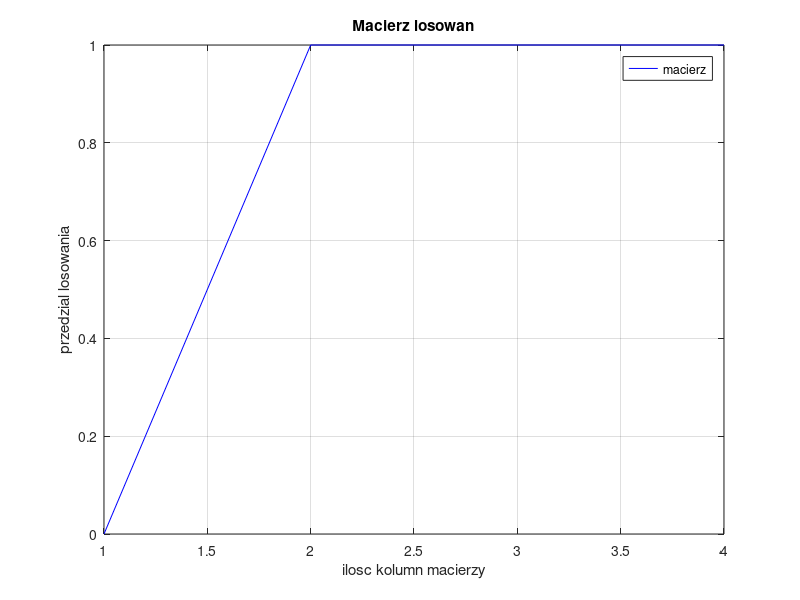

Reproduce this figure in MATLAB.
macierz = randi([0,1],1,4)
x= [1,2,3,4]
plot(x,macierz,'b-')
title('Macierz losowan')
xlabel('ilosc kolumn macierzy')
ylabel('przedzial losowania')
grid
legend('macierz')
